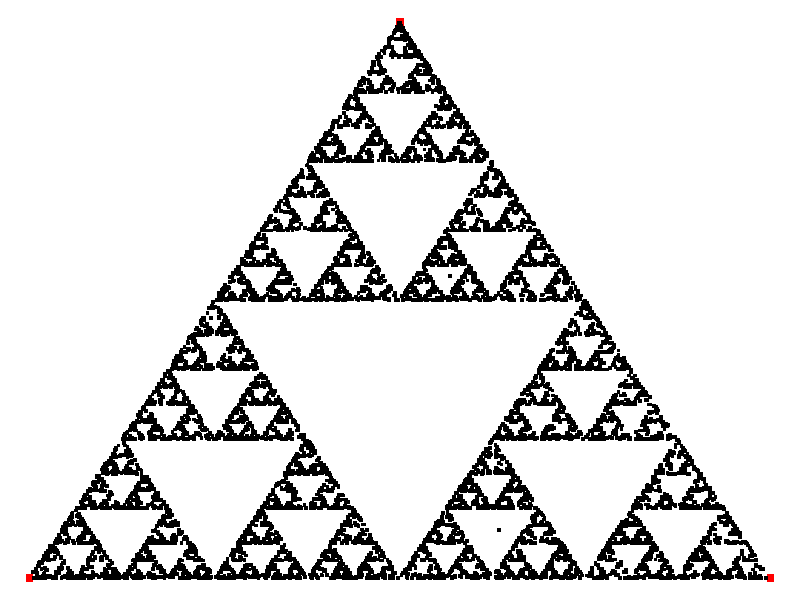

Write R code to recreate this figure.
# Sierpinsky Triangle

# Initialise triangle
p <- c(0, 500, 1000)
q <- c(0, 1000, 0)
x11()
par(mar = rep(0, 4))
plot(p, q, col= "red", pch = 15, cex = 1, axes = FALSE)

# Random starting point
x <- sample(0:1000, 1)
y <- sample(0:1000, 1)

# Chaos game
for (i in 1:10000) {
  Sys.sleep(.005)
  n <- sample(1:3, 1)
  x <- floor(x + (p[n] - x) / 2)
  y <- floor(y + (q[n] - y) / 2)
  points(x, y, pch = 15, cex = 0.5)
}
